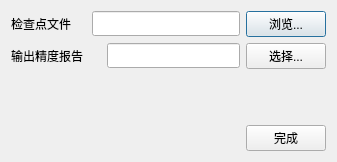
<?xml version="1.0" encoding="UTF-8"?>
<ui version="4.0">
 <class>ipfModelerZCheckDialog</class>
 <widget class="QDialog" name="ipfModelerZCheckDialog">
  <property name="geometry">
   <rect>
    <x>0</x>
    <y>0</y>
    <width>337</width>
    <height>162</height>
   </rect>
  </property>
  <property name="windowTitle">
   <string>高程模型精度检查</string>
  </property>
  <layout class="QVBoxLayout" name="verticalLayout">
   <item>
    <layout class="QHBoxLayout" name="horizontalLayout_3">
     <item>
      <widget class="QLabel" name="label">
       <property name="minimumSize">
        <size>
         <width>75</width>
         <height>25</height>
        </size>
       </property>
       <property name="text">
        <string>检查点文件</string>
       </property>
      </widget>
     </item>
     <item>
      <widget class="QLineEdit" name="lineEdit">
       <property name="minimumSize">
        <size>
         <width>0</width>
         <height>25</height>
        </size>
       </property>
      </widget>
     </item>
     <item>
      <widget class="QPushButton" name="pushButton_2">
       <property name="minimumSize">
        <size>
         <width>75</width>
         <height>25</height>
        </size>
       </property>
       <property name="text">
        <string>浏览...</string>
       </property>
      </widget>
     </item>
    </layout>
   </item>
   <item>
    <layout class="QHBoxLayout" name="horizontalLayout_4">
     <item>
      <widget class="QLabel" name="label_4">
       <property name="minimumSize">
        <size>
         <width>90</width>
         <height>25</height>
        </size>
       </property>
       <property name="text">
        <string>输出精度报告</string>
       </property>
      </widget>
     </item>
     <item>
      <widget class="QLineEdit" name="lineEdit_2">
       <property name="minimumSize">
        <size>
         <width>0</width>
         <height>25</height>
        </size>
       </property>
      </widget>
     </item>
     <item>
      <widget class="QPushButton" name="pushButton_3">
       <property name="minimumSize">
        <size>
         <width>75</width>
         <height>25</height>
        </size>
       </property>
       <property name="text">
        <string>选择...</string>
       </property>
      </widget>
     </item>
    </layout>
   </item>
   <item>
    <spacer name="verticalSpacer">
     <property name="orientation">
      <enum>Qt::Vertical</enum>
     </property>
     <property name="sizeHint" stdset="0">
      <size>
       <width>20</width>
       <height>42</height>
      </size>
     </property>
    </spacer>
   </item>
   <item>
    <layout class="QHBoxLayout" name="horizontalLayout">
     <item>
      <spacer name="horizontalSpacer">
       <property name="orientation">
        <enum>Qt::Horizontal</enum>
       </property>
       <property name="sizeHint" stdset="0">
        <size>
         <width>40</width>
         <height>20</height>
        </size>
       </property>
      </spacer>
     </item>
     <item>
      <widget class="QPushButton" name="pushButton">
       <property name="minimumSize">
        <size>
         <width>75</width>
         <height>25</height>
        </size>
       </property>
       <property name="text">
        <string>完成</string>
       </property>
      </widget>
     </item>
    </layout>
   </item>
  </layout>
 </widget>
 <layoutdefault spacing="6" margin="11"/>
 <resources/>
 <connections/>
</ui>
